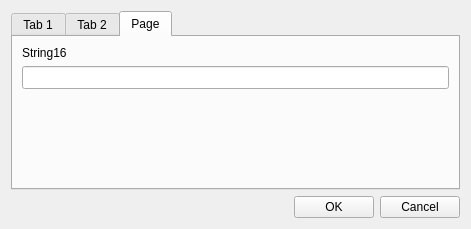
<?xml version="1.0" encoding="UTF-8"?>
<ui version="4.0">
 <class>DialogVariableInput</class>
 <widget class="QWidget" name="DialogVariableInput">
  <property name="geometry">
   <rect>
    <x>0</x>
    <y>0</y>
    <width>471</width>
    <height>229</height>
   </rect>
  </property>
  <property name="windowTitle">
   <string>Form</string>
  </property>
  <layout class="QVBoxLayout" name="verticalLayout">
   <item>
    <widget class="QTabWidget" name="tabWidget">
     <property name="currentIndex">
      <number>2</number>
     </property>
     <widget class="QWidget" name="tab_uint8">
      <attribute name="title">
       <string>Tab 1</string>
      </attribute>
      <layout class="QVBoxLayout" name="verticalLayout_2">
       <item>
        <widget class="QLabel" name="label_3">
         <property name="text">
          <string>uint8</string>
         </property>
        </widget>
       </item>
       <item>
        <widget class="QSpinBox" name="spinBox_uint8">
         <property name="maximum">
          <number>255</number>
         </property>
        </widget>
       </item>
       <item>
        <spacer name="verticalSpacer_3">
         <property name="orientation">
          <enum>Qt::Vertical</enum>
         </property>
         <property name="sizeHint" stdset="0">
          <size>
           <width>20</width>
           <height>40</height>
          </size>
         </property>
        </spacer>
       </item>
      </layout>
     </widget>
     <widget class="QWidget" name="tab_uint8vector4">
      <attribute name="title">
       <string>Tab 2</string>
      </attribute>
      <layout class="QVBoxLayout" name="verticalLayout_3">
       <item>
        <widget class="QLabel" name="label_2">
         <property name="text">
          <string>uint8vector4</string>
         </property>
        </widget>
       </item>
       <item>
        <widget class="QSpinBox" name="spinBox_uint8vector4_0">
         <property name="maximum">
          <number>255</number>
         </property>
        </widget>
       </item>
       <item>
        <widget class="QSpinBox" name="spinBox_uint8vector4_1">
         <property name="maximum">
          <number>255</number>
         </property>
        </widget>
       </item>
       <item>
        <widget class="QSpinBox" name="spinBox_uint8vector4_2">
         <property name="maximum">
          <number>255</number>
         </property>
        </widget>
       </item>
       <item>
        <widget class="QSpinBox" name="spinBox_uint8vector4_3">
         <property name="maximum">
          <number>255</number>
         </property>
        </widget>
       </item>
       <item>
        <spacer name="verticalSpacer_2">
         <property name="orientation">
          <enum>Qt::Vertical</enum>
         </property>
         <property name="sizeHint" stdset="0">
          <size>
           <width>20</width>
           <height>40</height>
          </size>
         </property>
        </spacer>
       </item>
      </layout>
     </widget>
     <widget class="QWidget" name="tab_strin16">
      <attribute name="title">
       <string>Page</string>
      </attribute>
      <layout class="QVBoxLayout" name="verticalLayout_4">
       <item>
        <widget class="QLabel" name="label">
         <property name="text">
          <string>String16</string>
         </property>
        </widget>
       </item>
       <item>
        <widget class="QLineEdit" name="lineEdit_string16">
         <property name="font">
          <font>
           <family>DejaVu Sans Mono</family>
          </font>
         </property>
         <property name="locale">
          <locale language="English" country="UnitedStates"/>
         </property>
        </widget>
       </item>
       <item>
        <widget class="QLabel" name="label_String16validationInfo">
         <property name="text">
          <string/>
         </property>
        </widget>
       </item>
       <item>
        <spacer name="verticalSpacer">
         <property name="orientation">
          <enum>Qt::Vertical</enum>
         </property>
         <property name="sizeHint" stdset="0">
          <size>
           <width>20</width>
           <height>40</height>
          </size>
         </property>
        </spacer>
       </item>
      </layout>
     </widget>
    </widget>
   </item>
   <item>
    <layout class="QHBoxLayout" name="horizontalLayout">
     <property name="topMargin">
      <number>0</number>
     </property>
     <item>
      <spacer name="horizontalSpacer">
       <property name="orientation">
        <enum>Qt::Horizontal</enum>
       </property>
       <property name="sizeHint" stdset="0">
        <size>
         <width>40</width>
         <height>20</height>
        </size>
       </property>
      </spacer>
     </item>
     <item>
      <widget class="QPushButton" name="pushButton_OK">
       <property name="text">
        <string>OK</string>
       </property>
      </widget>
     </item>
     <item>
      <widget class="QPushButton" name="pushButton_Cancel">
       <property name="text">
        <string>Cancel</string>
       </property>
      </widget>
     </item>
    </layout>
   </item>
  </layout>
 </widget>
 <resources/>
 <connections/>
</ui>
